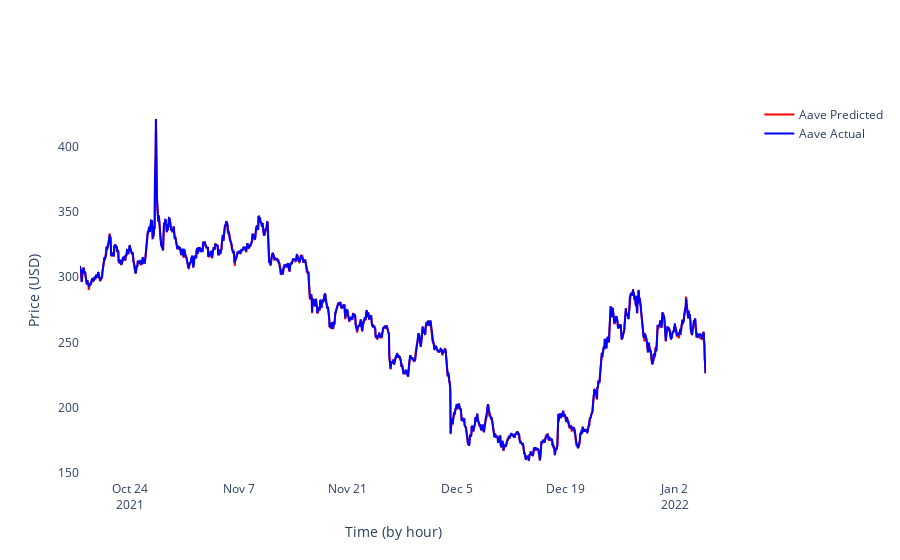

The notebook cell saved with this chart:
### Code cell
fig = make_subplots(specs=[[{"secondary_y": True}]])
fig.add_trace(go.Scatter(x=df_test.index, y=pred_prices,
                    mode='lines',
                    marker=dict(color='red'),
                    name='Aave Predicted'),
                    secondary_y=False)
fig.add_trace(go.Scatter(x=df_test.index, y=df_test.aavePriceUSD,
                    mode='lines',
                    marker=dict(color='blue'),
                    name='Aave Actual'),
                    secondary_y=False)
fig.update_layout({
'plot_bgcolor': 'rgba(255, 255, 255, 255)',
'paper_bgcolor': 'rgba(255, 255, 255, 255)',
})
fig.update_xaxes(title="Time (by hour)")
fig.update_yaxes(title="Price (USD)")

### Figure 1 — Plotly figure (JSON) as saved in the notebook; plotly's stock layout.template omitted (floating-point values rounded to 4 significant figures; data arrays with more than 128 entries replaced by an {"elided": "..."} marker saying what was removed)
{"data": [{"marker": {"color": "red"}, "mode": "lines", "name": "Aave Predicted", "type": "scatter", "x": {"elided": "1930 str values"}, "xaxis": "x", "y": {"elided": "1929 float values"}, "yaxis": "y"}, {"marker": {"color": "blue"}, "mode": "lines", "name": "Aave Actual", "type": "scatter", "x": {"elided": "1930 str values"}, "xaxis": "x", "y": {"elided": "1930 float values"}, "yaxis": "y"}], "layout": {"paper_bgcolor": "rgba(255, 255, 255, 255)", "plot_bgcolor": "rgba(255, 255, 255, 255)", "xaxis": {"anchor": "y", "domain": [0, 0.94], "title": {"text": "Time (by hour)"}}, "yaxis": {"anchor": "x", "domain": [0, 1], "title": {"text": "Price (USD)"}}, "yaxis2": {"anchor": "x", "overlaying": "y", "side": "right", "title": {"text": "Price (USD)"}}}}
